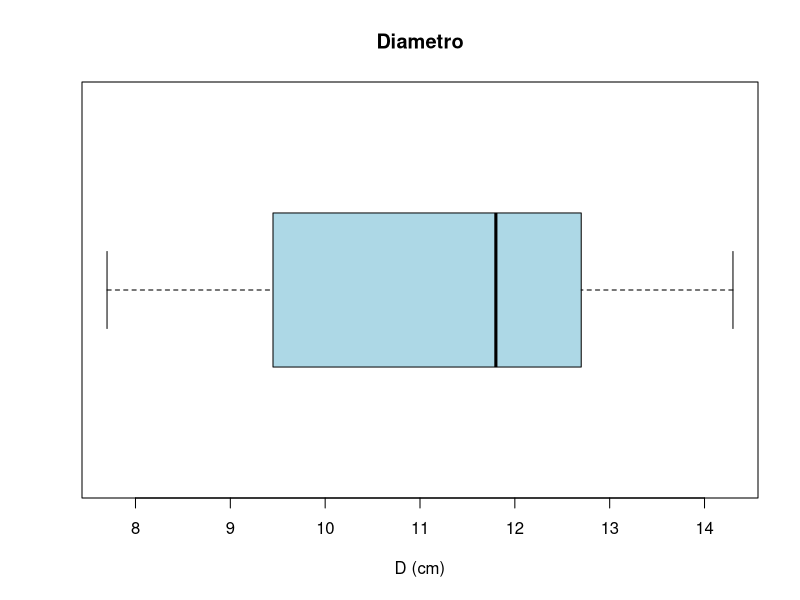

Generate this figure with R:
#Blanca Hernández
#05/08/2019
#clase 0

# #pasos básicos ----------------------------------------------------------

2+2
a <- 2

a + a
a + 5

diametro <- c(12, 8.6, 9.2, 7.7, 12.9, 11.7, 9.7, 14.2,
              11.8, 14.3, 12.5)
diametro
#Medidas de tendencia central

mean(diametro)
median(diametro)

#Medidas de dispersión
sd(diametro)
var(diametro)

# Gráficas ----------------------------------------------------------------

boxplot(diametro, horizontal = TRUE, col = "lightblue", main="Diametro",
        xlab="D (cm)")


